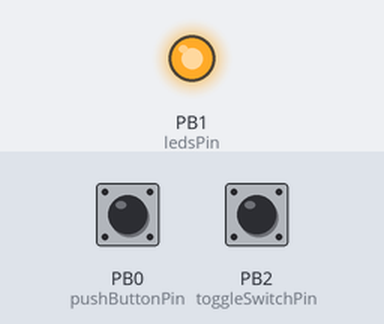
Bench run of a sketch on a simulated ATtiny85, built with avr-gcc and run on an emulated ATtiny85. Shown: output pins drawn as LEDs (lit = HIGH). Dashed ring = blinking. The inputs (shaded band) are chosen by the test bench; at power-on: PB2 (toggleSwitchPin) LOW, PB0 (pushButtonPin) LOW.

Above: at 1.6 s.
1.7 s: PB2 (toggleSwitchPin) pulled HIGH for 0.15 s
At 1.95 s:
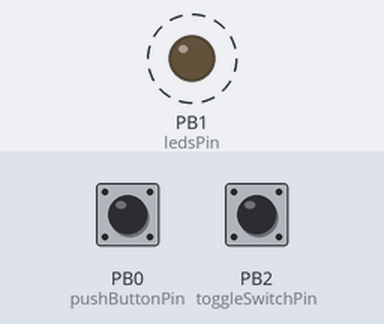
4.7 s: PB2 (toggleSwitchPin) pulled HIGH for 3.2 s
At 6.6 s:
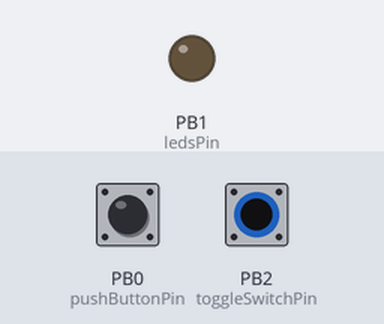
Timing chart, 0 to 9.4 s (numbered marks = the images above; inputs shaded):
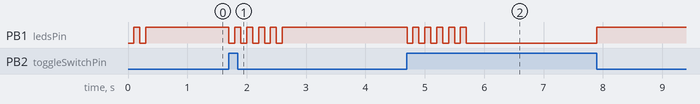

Measured:
- after the input at 1.7 s, PB1 (ledsPin): alternates HIGH for 0.10 s and LOW for 0.10 s, 10 changes in all, then stays HIGH, starting at once
- after the input at 4.7 s, PB1 (ledsPin): goes 5 × (LOW 0.10 s, HIGH 0.10 s), LOW 2.2 s, then HIGH, starting at once

The sketch:

missile_command.ino
```cpp
// (licence header left out)
#include <DigiKeyboard.h>

// The wiring is as follows:
//
// GPIO pins 0 and 2 are used for switches. Pin 0 for the push button, pin 2
// for the toggle switch. Both are pulled down by 10K resistors between the GPIO
// pins and GND.
//
// The push button on pin 0 simply connects pin 0 to +5V when pressed.
// The toggle switch connects pin 2 to +5V when turned on.
//
// Pin 1 drives the LEDs. It has inverted logic: when HIGH (at +5V) the LEDs are
// off, when LOW (at GND) the LEDs are on. This accommodates the wiring of the toggle
// switch.

const int pushButtonPin = 0;
const int ledsPin = 1;
const int toggleSwitchPin = 2;

// ledsOn, ledsOff: turns the LEDs on and off. Since the logic for this is
// inverted these functions disguise the HIGH/LOW setting to avoid confusion.
// Logic is inverted because of the wiring necessary for the SparkFun illuminated
// toggle switch being used. See the first comment here for details:
// https://www.sparkfun.com/products/11310#comment-50df7829ce395ff47c000001

void ledsOn() {
  digitalWrite(ledsPin, LOW);
}
void ledsOff() {
  digitalWrite(ledsPin, HIGH);
}

// toggleSwitchOn returns true if the toggle switch is on or
// false if it is not
boolean toggleSwitchOn() {
  return (digitalRead(toggleSwitchPin) == HIGH);
}

// pushButtonOn returns true if the push button is being pressed
boolean pushButtonOn() {
  return ( digitalRead(pushButtonPin) == HIGH);
}

// flashLEDs flashes the LEDs count times with interval ms of on/off time
// and leaves them switched off. The abort flag tells the function to check
// to see if the toggle switch has been turned off, if so the flashing stops.
//
// Returns the state of the toggle switch as a boolean
boolean flashLEDs(int count, int interval, boolean abort) {
  for (int i = 0; i < count; i++) {
    ledsOn();
    if (abort && !toggleSwitchOn()) {
      break;
    }
    DigiKeyboard.delay(interval);
    ledsOff();
    if (abort && !toggleSwitchOn()) {
      break;
    }
    DigiKeyboard.delay(interval);
  }

  ledsOff();

  return toggleSwitchOn();
}

// sendURL sends a URL to the host computer by 'typing' on the USB 1.1
// keyboard this program emulates. If the toggle switch is thrown to the
// off position during the flashing of the LEDs then the sending of the
// URL is aborted.
void sendURL() {
  if (flashLEDs(20, 100, true)) {

    // This keystroke corresponds to the left command button on the Mac
    // pressed with the L key. In the browser this sends focus to the
    // location bar so that the URL is typed in the right place.

    DigiKeyboard.sendKeyStroke(KEY_L, MOD_GUI_LEFT);
    DigiKeyboard.println("http://www.cloudflare.com/");
  }
}

void setup() {
  pinMode(ledsPin, OUTPUT);
  pinMode(pushButtonPin, INPUT);
  pinMode(toggleSwitchPin, INPUT);
  ledsOff();

  // An startup flash the LEDs a few times as a 'booting' signal.
  // Note that loop ends with the LEDs off.

  flashLEDs(2, 100, false);
}

void loop() {

  // The recorded state of the toggle switch. This is used to detect
  // changes.

  static boolean toggleSwitch = false;

  DigiKeyboard.update();

  // Read the state of the toggle switch. If it is off then disable the
  // LEDs and do nothing more.

  if (!toggleSwitchOn()) {
    ledsOff();
    toggleSwitch = false;
  } else {

    // If this is a change to high then flash the LEDs to indicate that
    // the change has been recognized.

    if (!toggleSwitch) {
      flashLEDs(5, 100, false);
      ledsOn();
      toggleSwitch = true;
    }

    // Now see if the push button is pressed. If it is then send the URL
    // to the host computer.

    if (pushButtonOn()) {
      sendURL();

      // Wait for push button to be released
      while (pushButtonOn()) {
        DigiKeyboard.delay(5);
      }
    }
  }
}
```
